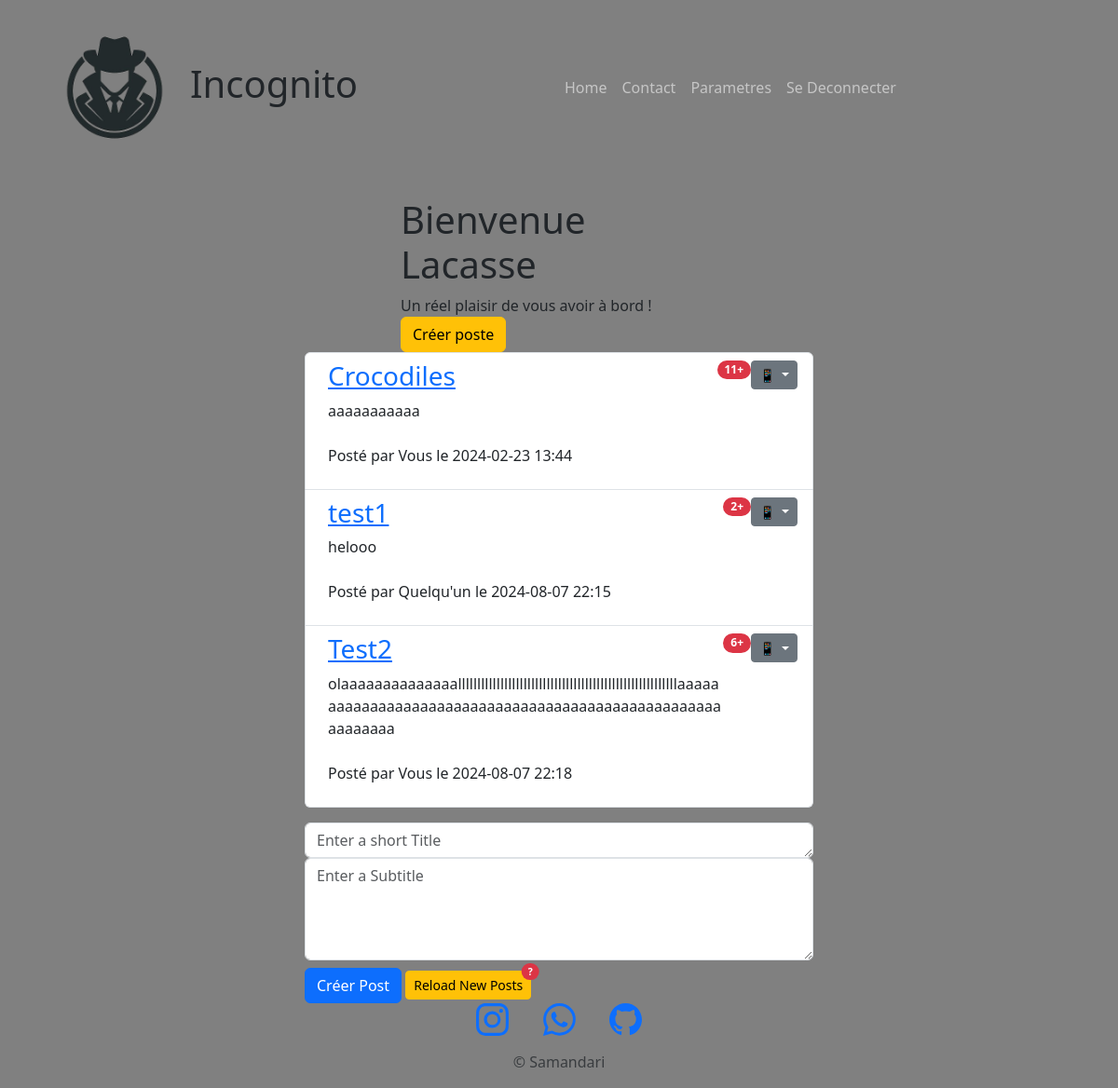
/posts (signed in), run on an earlier commit of the app's database.
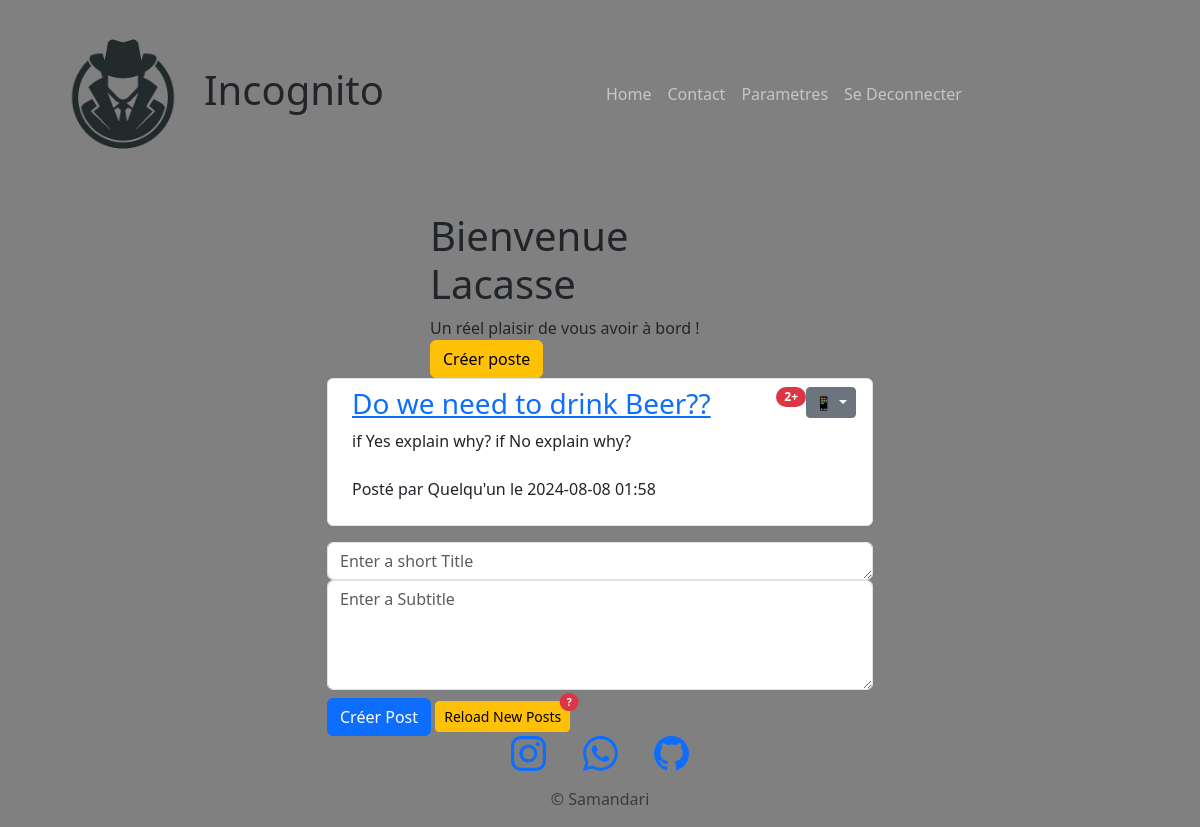
And on a later commit of the database.
### main.py (models this page shows)
class User(UserMixin, db.Model):
    id = db.Column(db.Integer, primary_key=True)
    name = db.Column(db.String(50), unique=True, nullable=False)
    password = db.Column(db.String(500), nullable=False)
    posts = db.relationship('Post', back_populates='author', lazy=True)
    comments = db.relationship('Comment', back_populates='commenter', lazy=True)

class Post(db.Model):
    id = db.Column(db.Integer, primary_key=True)
    title = db.Column(db.String(200))
    subtitle = db.Column(db.String(250))
    timestamp = db.Column(db.DateTime, default=datetime.utcnow)
    author = db.relationship('User', back_populates='posts')  # Include the User object
    user_id = db.Column(db.Integer, db.ForeignKey('user.id'), nullable=False)
    comments = db.relationship('Comment', back_populates="parent_post", lazy=True)

### main.py (the view, shortened to what this page needs)
@app.route('/posts', methods=['GET', 'POST'])  # get all posts or create a post
@login_required
def get_posts():
    posts = Post.query.all()
    return render_template('all_posts.html', posts=posts, current_user=current_user, edit=False)

### main.py (called while the page is built)
@login_manager.user_loader
def load_user(user_id):
    return User.query.get(user_id)

### templates/all_posts.html (shortened to what this page needs)
{% include "header.html" %}
        <div class="container mt-4">
            <div class="row">
                <div class="col-md-6 offset-md-3">
                      <header class="masthead" style="">
                        <div class="container">
                          <div class="row">
                            <div class="col-lg-8 col-md-10 mx-auto">
                              <div class="site-heading">
                                <h1>Bienvenue {{current_user.name}}</h1>
                                <span class="subheading">Un réel plaisir de vous avoir à bord !   </span>
                                <a class="btn btn-warning" href="#inputTitle">Créer poste</a>
                              </div>
                            </div>
                          </div>
                        </div>
                      </header>
                    <ol id="posts" class="list-group list-group-unnumbered">
                        {% for post in posts %}
                            <li class="list-group-item d-flex justify-content-between align-items-start text-break">
                                <div class="ms-2 me-auto">
                                      <div class="fw-bold">
                                          <a href="{{ url_for('post', post_id=post.id) }}">
                                            <h3>{{ post.title }}</h3>
                                          </a>
                                      </div>
                                      {{ post.subtitle }} <br><br>
                                      <p class="post-meta">Posté par
                                          {% if current_user == post.author: %}
                                            Vous
                                          {% else %}
                                            Quelqu'un
                                          {% endif %}
                                          le {{post.timestamp.strftime('%Y-%m-%d %H:%M')}}
                                      </p>
                                </div>
                                <span class="badge text-bg-primary rounded-pill bg-danger">{{ post.comments|length }}+</span>
                                <div class="dropdown">
                                  <button class="btn btn-secondary btn-sm dropdown-toggle" type="button" data-bs-toggle="dropdown" aria-expanded="true">
                                    📱
                                  </button>
                                </div>
                            </li>
                        {% endfor %}
                    </ol>
                    <form id="form" method="POST" class="mt-3" action="{{ url_for('get_posts') }}">
                        <div class="control-group">
                            <div class="form-group col-xs-12 floating-label-form-group controls">
                                <textarea id="inputTitle" name="title" class="form-control" placeholder="Enter a short Title" rows="1" autocomplete="off" required ></textarea>
                                <textarea id="inputSubtitle" name="subtitle" class="form-control" placeholder="Enter a Subtitle" rows="4" autocomplete="off" ></textarea>
                                <button class="btn btn-primary" type="submit" id="sendButton">Créer Post</button>
                                <button type="button" class="btn btn-warning btn-sm position-relative" id="refrech" onclick="window.location.reload();">
                                  Reload New Posts
                                  <span class="position-absolute top-0 start-100 translate-middle badge rounded-pill bg-danger" id="message-count-badge">
                                    ?
                                  </span>
                                </button>
                            </div>
                        </div>
                    </form>
                </div>
            </div>
        </div>
{% include "footer.html" %}

### templates/header.html (shortened to what this page needs)
<!DOCTYPE html>
<html lang="en">
    <head>
        <link rel="stylesheet" href="https://cdn.jsdelivr.net/npm/bootstrap@5.3.0/dist/css/bootstrap.min.css">
    </head>
    <body class="d-flex flex-column vh-100" >
        <nav class="navbar navbar-expand-lg navbar-dark ">
            <div class="container">
                <a class="navbar-brand" href="#">
                    <h1 class="float-md-start mb-0 text-dark"><img class="logo" src="{{ url_for('static', filename='logo.png') }}" alt="Your Logo">Incognito</h1>
                </a>
                  <div class="collapse navbar-collapse" id="navbarResponsive">
                  <ul class="navbar-nav ml-auto">
                      <li class="nav-item">
                         <a class="nav-link" href="{{ url_for('index') }}">Home</a>
                      </li>
                      <li class="nav-item">
                         <a class="nav-link" href="{{ url_for('contact') }}">Contact</a>
                      </li>
                      <li class="nav-item">
                         <a class="nav-link" href="{{ url_for('setting') }}">Parametres</a>
                      </li>
                      {% if not current_user.is_authenticated %}
                        <li class="nav-item">
                          <a class="nav-link" href="{{ url_for('login') }}">Se Connecter</a>
                        </li>
                        <li class="nav-item">
                          <a class="nav-link" href="{{ url_for('register') }}">Creer Compte</a>
                        </li>
                      {% else %}
                        <li class="nav-item">
                          <a class="nav-link" href="{{ url_for('logout') }}">Se Deconnecter</a>
                        </li>
                      {% endif %}
                  </ul>
                </div>
            </div>
        </nav>

### templates/footer.html (shortened to what this page needs)
    <footer class="mt-auto">
      <div class="container">
        <div class="row">
          <div class="col-lg-8 col-md-10 mx-auto">
            <ul class="list-inline text-center">
              <li class="list-inline-item">
                <a href="https://www.instagram.com/sama__ndari?igsh=MWFic2todzA4aGZteg==">
                  <span class="fa-stack fa-lg">
                  </span>
                </a>
              </li>
              <li class="list-inline-item">
                <a href="https://wa.me/+25777568903">
                  <span class="fa-stack fa-lg">
                  </span>
                </a>
              </li>
                <li class="list-inline-item">
                <a href="https://wa.me/+25777568903">
                  <span class="fa-stack fa-lg">
                </span>
                </a>
              </li>
            </ul>
            <p class="copyright text-muted text-center"> &copy; Samandari</p>
          </div>
        </div>
      </div>
    </footer>
  </body>
</html>

### templates/header.html (style rules this page uses)
body { background-color: gray; }
.logo { max-width: 30%; height: auto; border-radius: 50%; }

What changed in the data, as far as the page shows it:
removed Post: title "Crocodiles", subtitle "aaaaaaaaaaa", shows "Vous", timestamp "2024-02-23 13:44", comments|length "11"
removed Post: title "test1", subtitle "helooo", shows "Quelqu'un", timestamp "2024-08-07 22:15", comments|length "2"
removed Post: title "Test2", subtitle "olaaaaaaaaaaaaaalllllllllllllllllllllllllllllllllllllllllllllllllllllllllaaaaaaaaaaaaaaaaaaaaaaaaaaaaaaaaaaaaaaaaaaaaaaaaaaaaaaaaaaaa", shows "Vous", timestamp "2024-08-07 22:18", comments|length "6"
added Post: title "Do we need to drink Beer??", subtitle "if Yes explain why? if No explain why?", shows "Quelqu'un", timestamp "2024-08-08 01:58", comments|length "2"
